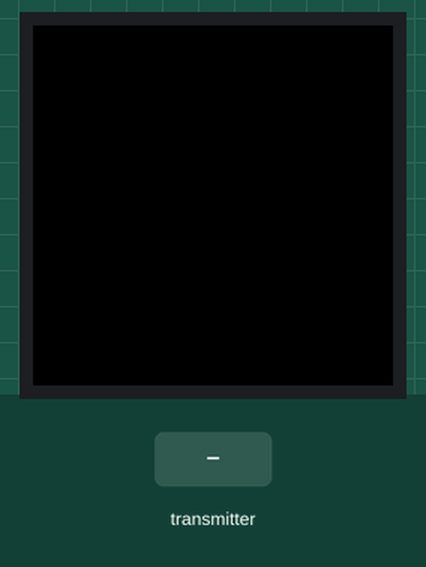
Bench run of a sketch on a simulated ESP32. Shown: 240×240 colour display. Inputs (shaded band) come from the test bench.

Above: at 1.4 s.
1.5 s: the transmitter starts sending lux = 0
At 2.7 s:
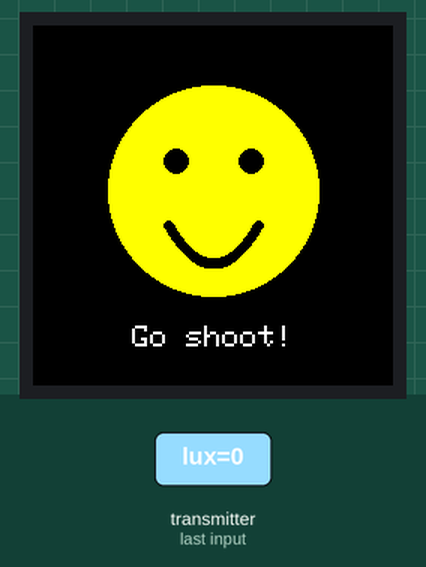
3.0 s: the transmitter starts sending humidity = 100
At 4.1 s:
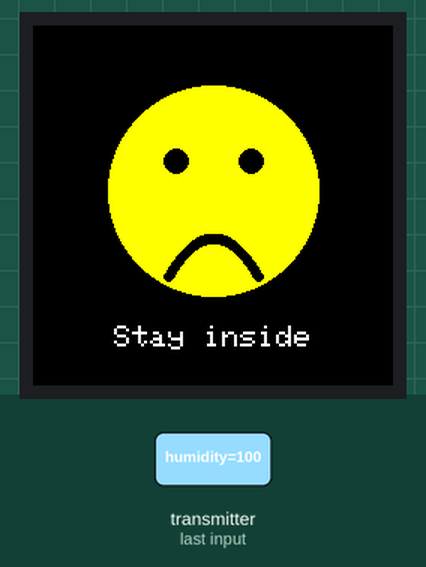
4.5 s: the transmitter starts sending airTemp = 25
At 5.2 s:
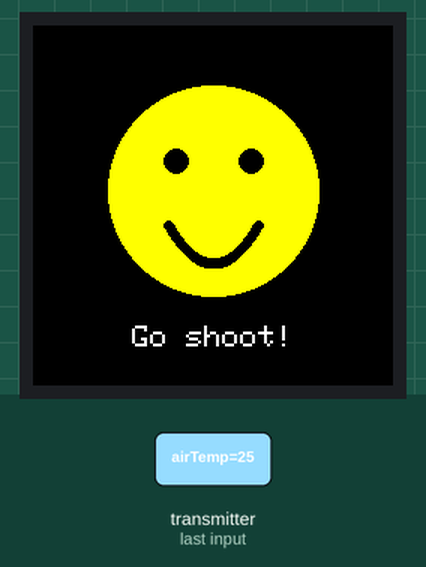
6.0 s: the transmitter starts sending airTemp = 0
At 6.4 s:
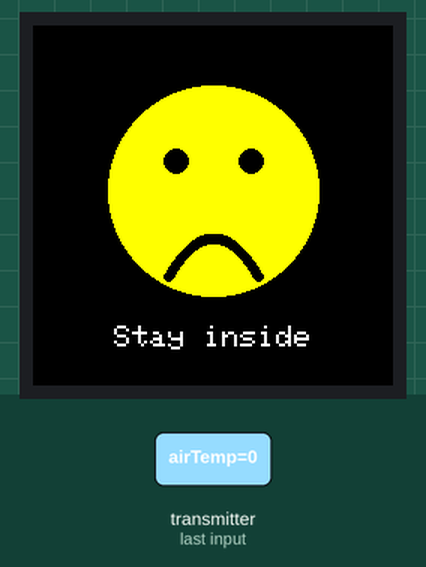
7.5 s: the transmitter starts sending airTemp = 50
At 8.7 s:
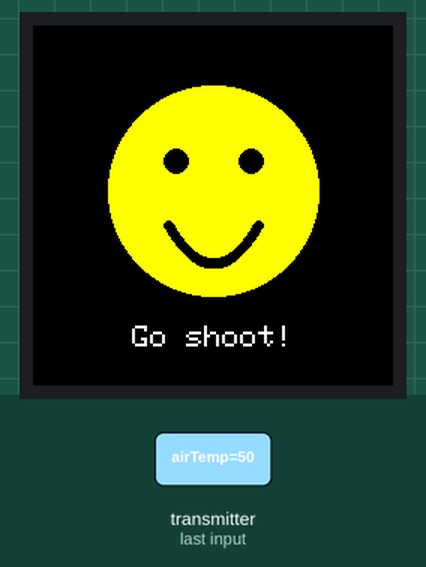
Timing chart, 0 to 10.0 s (numbered marks = the images above; inputs shaded):
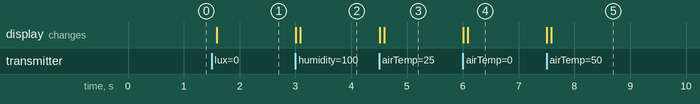

The sketch:

display_unit.ino
```cpp
// AstroPet display unit: draws a pet face from the sensor data
// TFT_eSPI must be set to the GC9A01 driver in its User_Setup.h or the screen stays black
#include <TFT_eSPI.h>
#include <esp_now.h>
#include <WiFi.h>

struct Data { float lux, skyTemp, airTemp, humidity; } d;
TFT_eSPI tft = TFT_eSPI();
volatile bool fresh = false;
volatile unsigned long lastRecv = 0;
int last = -1;                       // -1 none, 0 sad, 1 happy, 2 asleep

void onRecv(const esp_now_recv_info_t *i, const uint8_t *data, int len) {
  if (len == sizeof(d)) { memcpy(&d, data, len); fresh = true; lastRecv = millis(); }
}

void draw(int mood) {                // 0 sad, 1 happy, 2 asleep
  tft.fillScreen(TFT_BLACK);
  tft.fillCircle(120, 110, 70, TFT_YELLOW);
  if (mood == 2) {                   // closed eyes
    tft.fillRect(85, 88, 22, 4, TFT_BLACK);
    tft.fillRect(133, 88, 22, 4, TFT_BLACK);
  } else {                           // open eyes
    tft.fillCircle(95, 90, 8, TFT_BLACK);
    tft.fillCircle(145, 90, 8, TFT_BLACK);
  }
  for (int x = -30; x <= 30; x++) {  // mouth: smile / frown / flat
    int y = mood == 1 ? 158-(x*x)/35 : mood == 0 ? 142+(x*x)/35 : 138;
    tft.fillCircle(120 + x, y, 3, TFT_BLACK);
  }
  tft.setTextColor(TFT_WHITE); tft.setTextSize(2);
  tft.setCursor(mood == 1 ? 66 : mood == 2 ? 60 : 54, 200);
  tft.print(mood == 1 ? "Go shoot!" : mood == 2 ? "No signal" : "Stay inside");
}

void setup() {
  tft.init(); tft.setRotation(0); tft.fillScreen(TFT_BLACK);
  WiFi.mode(WIFI_STA);
  esp_now_init();
  esp_now_register_recv_cb(onRecv);
}

void loop() {
  if (lastRecv && millis() - lastRecv > 15000) {   // no packets for 15s -> sleep
    if (last != 2) { last = 2; draw(2); }
    return;
  }
  if (!fresh) return;
  fresh = false;
  // 3 checks: dark enough, clear sky (cold sky), low humidity
  int score = (d.lux >= 0 && d.lux < 10) + (d.airTemp - d.skyTemp > 10) + (d.humidity < 70);
  int mood = score >= 2;             // happy if 2 of 3 pass
  if (mood != last) { last = mood; draw(mood); }
}
```

Measured:
- after the input at 1.5 s, the display: changes after 0.09 s (image 1)
- after the input at 3.0 s, the display: first changes at once (image 2 shows a later state)
- after the input at 4.5 s, the display: first changes at once (image 3 shows a later state)
- after the input at 6.0 s, the display: first changes at once (image 4 shows a later state)
- after the input at 7.5 s, the display: first changes at once (image 5 shows a later state)
